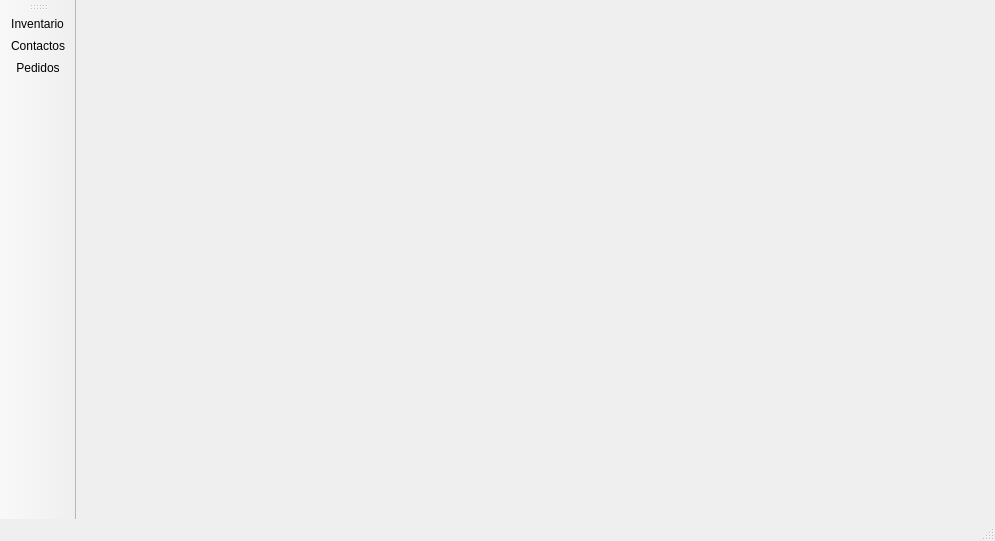
<?xml version="1.0" encoding="UTF-8"?>
<ui version="4.0">
 <class>MainWindow</class>
 <widget class="QMainWindow" name="MainWindow">
  <property name="geometry">
   <rect>
    <x>0</x>
    <y>0</y>
    <width>995</width>
    <height>541</height>
   </rect>
  </property>
  <property name="windowTitle">
   <string>MainWindow</string>
  </property>
  <property name="styleSheet">
   <string notr="true"/>
  </property>
  <widget class="QWidget" name="centralWidget">
   <layout class="QGridLayout" name="gridLayout">
    <item row="0" column="0">
     <widget class="QStackedWidget" name="stackedWidget">
      <widget class="VentanaInventario" name="ventanaInventario"/>
      <widget class="VentanaContactos" name="ventanaContactos"/>
      <widget class="VentanaPedidos" name="ventanaPedidos"/>
     </widget>
    </item>
   </layout>
  </widget>
  <widget class="QMenuBar" name="menuBar">
   <property name="geometry">
    <rect>
     <x>0</x>
     <y>0</y>
     <width>995</width>
     <height>26</height>
    </rect>
   </property>
  </widget>
  <widget class="QToolBar" name="menuToolbar">
   <property name="iconSize">
    <size>
     <width>80</width>
     <height>80</height>
    </size>
   </property>
   <property name="toolButtonStyle">
    <enum>Qt::ToolButtonTextUnderIcon</enum>
   </property>
   <attribute name="toolBarArea">
    <enum>LeftToolBarArea</enum>
   </attribute>
   <attribute name="toolBarBreak">
    <bool>false</bool>
   </attribute>
   <addaction name="actionInventario"/>
   <addaction name="actionContactos"/>
   <addaction name="actionPedidos"/>
  </widget>
  <widget class="QStatusBar" name="statusBar"/>
  <action name="actionInventario">
   <property name="checkable">
    <bool>true</bool>
   </property>
   <property name="icon">
    <iconset resource="resources.qrc">
     <normaloff>:/imgs/recursos/almacen.svg</normaloff>:/imgs/recursos/almacen.svg</iconset>
   </property>
   <property name="text">
    <string>Inventario</string>
   </property>
   <property name="toolTip">
    <string>Ingresar Inventario</string>
   </property>
  </action>
  <action name="actionContactos">
   <property name="checkable">
    <bool>true</bool>
   </property>
   <property name="icon">
    <iconset resource="resources.qrc">
     <normaloff>:/imgs/recursos/tarjeta.svg</normaloff>:/imgs/recursos/tarjeta.svg</iconset>
   </property>
   <property name="text">
    <string>Contactos</string>
   </property>
   <property name="toolTip">
    <string>Agenda Contactos</string>
   </property>
  </action>
  <action name="actionPedidos">
   <property name="checkable">
    <bool>true</bool>
   </property>
   <property name="icon">
    <iconset resource="resources.qrc">
     <normaloff>:/imgs/recursos/carro-de-la-compra.svg</normaloff>:/imgs/recursos/carro-de-la-compra.svg</iconset>
   </property>
   <property name="text">
    <string>Pedidos</string>
   </property>
   <property name="toolTip">
    <string>Compra Venta</string>
   </property>
  </action>
 </widget>
 <layoutdefault spacing="6" margin="11"/>
 <customwidgets>
  <customwidget>
   <class>VentanaInventario</class>
   <extends>QWidget</extends>
   <header>ventanainventario.h</header>
   <container>1</container>
  </customwidget>
  <customwidget>
   <class>VentanaContactos</class>
   <extends>QWidget</extends>
   <header>ventanacontactos.h</header>
   <container>1</container>
  </customwidget>
  <customwidget>
   <class>VentanaPedidos</class>
   <extends>QWidget</extends>
   <header>ventanapedidos.h</header>
   <container>1</container>
  </customwidget>
 </customwidgets>
 <resources>
  <include location="resources.qrc"/>
 </resources>
 <connections/>
</ui>
